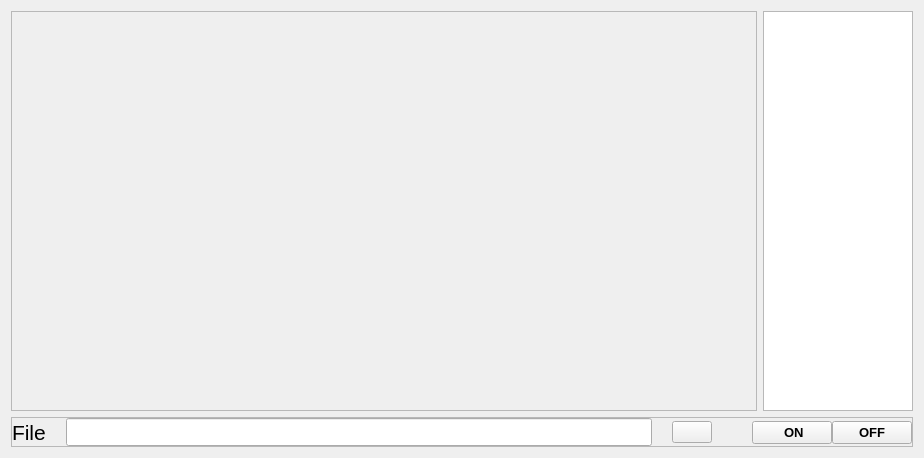
            <widget class="QWidget" name="cameraPage">
             <layout class="QGridLayout" name="gridLayout">
              <item row="0" column="0">
               <widget class="QFrame" name="vCam">
                <property name="minimumSize">
                 <size>
                  <width>580</width>
                  <height>400</height>
                 </size>
                </property>
                <property name="frameShape">
                 <enum>QFrame::StyledPanel</enum>
                </property>
                <property name="frameShadow">
                 <enum>QFrame::Raised</enum>
                </property>
                <layout class="QVBoxLayout" name="verticalLayout_25">
                 <property name="spacing">
                  <number>0</number>
                 </property>
                 <property name="leftMargin">
                  <number>10</number>
                 </property>
                 <property name="topMargin">
                  <number>5</number>
                 </property>
                 <property name="rightMargin">
                  <number>10</number>
                 </property>
                 <property name="bottomMargin">
                  <number>0</number>
                 </property>
                </layout>
               </widget>
              </item>
              <item row="0" column="1">
               <widget class="QListWidget" name="FERview">
                <property name="sizePolicy">
                 <sizepolicy hsizetype="Fixed" vsizetype="Fixed">
                  <horstretch>0</horstretch>
                  <verstretch>0</verstretch>
                 </sizepolicy>
                </property>
                <property name="maximumSize">
                 <size>
                  <width>150</width>
                  <height>400</height>
                 </size>
                </property>
                <property name="font">
                 <font>
                  <pointsize>12</pointsize>
                  <weight>75</weight>
                  <italic>true</italic>
                  <bold>true</bold>
                 </font>
                </property>
                <property name="autoScroll">
                 <bool>true</bool>
                </property>
                <property name="editTriggers">
                 <set>QAbstractItemView::NoEditTriggers</set>
                </property>
               </widget>
              </item>
              <item row="1" column="0" colspan="2">
               <widget class="QFrame" name="frame_12">
                <property name="sizePolicy">
                 <sizepolicy hsizetype="Preferred" vsizetype="Fixed">
                  <horstretch>0</horstretch>
                  <verstretch>0</verstretch>
                 </sizepolicy>
                </property>
                <property name="minimumSize">
                 <size>
                  <width>0</width>
                  <height>0</height>
                 </size>
                </property>
                <property name="maximumSize">
                 <size>
                  <width>16777215</width>
                  <height>30</height>
                 </size>
                </property>
                <property name="frameShape">
                 <enum>QFrame::StyledPanel</enum>
                </property>
                <property name="frameShadow">
                 <enum>QFrame::Raised</enum>
                </property>
                <layout class="QHBoxLayout" name="horizontalLayout_10">
                 <property name="spacing">
                  <number>0</number>
                 </property>
                 <property name="leftMargin">
                  <number>0</number>
                 </property>
                 <property name="topMargin">
                  <number>0</number>
                 </property>
                 <property name="rightMargin">
                  <number>0</number>
                 </property>
                 <property name="bottomMargin">
                  <number>0</number>
                 </property>
                 <item>
                  <widget class="QWidget" name="widget_11" native="true">
                   <property name="sizePolicy">
                    <sizepolicy hsizetype="Maximum" vsizetype="Minimum">
                     <horstretch>0</horstretch>
                     <verstretch>0</verstretch>
                    </sizepolicy>
                   </property>
                   <property name="minimumSize">
                    <size>
                     <width>700</width>
                     <height>0</height>
                    </size>
                   </property>
                   <property name="maximumSize">
                    <size>
                     <width>0</width>
                     <height>30</height>
                    </size>
                   </property>
                   <layout class="QHBoxLayout" name="horizontalLayout_28">
                    <property name="spacing">
                     <number>0</number>
                    </property>
                    <property name="leftMargin">
                     <number>0</number>
                    </property>
                    <property name="topMargin">
                     <number>0</number>
                    </property>
                    <property name="rightMargin">
                     <number>0</number>
                    </property>
                    <property name="bottomMargin">
                     <number>0</number>
                    </property>
                    <item>
                     <widget class="QLabel" name="label_7">
                      <property name="font">
                       <font>
                        <pointsize>16</pointsize>
                       </font>
                      </property>
                      <property name="text">
                       <string>File</string>
                      </property>
                     </widget>
                    </item>
                    <item>
                     <spacer name="horizontalSpacer_49">
                      <property name="orientation">
                       <enum>Qt::Horizontal</enum>
                      </property>
                      <property name="sizeType">
                       <enum>QSizePolicy::Fixed</enum>
                      </property>
                      <property name="sizeHint" stdset="0">
                       <size>
                        <width>20</width>
                        <height>20</height>
                       </size>
                      </property>
                     </spacer>
                    </item>
                    <item>
                     <widget class="QLineEdit" name="camerafilebrowse">
                      <property name="maximumSize">
                       <size>
                        <width>16777215</width>
                        <height>30</height>
                       </size>
                      </property>
                      <property name="font">
                       <font>
                        <pointsize>12</pointsize>
                        <italic>true</italic>
                       </font>
                      </property>
                     </widget>
                    </item>
                    <item>
                     <spacer name="horizontalSpacer_50">
                      <property name="orientation">
                       <enum>Qt::Horizontal</enum>
                      </property>
                      <property name="sizeType">
                       <enum>QSizePolicy::Fixed</enum>
                      </property>
                      <property name="sizeHint" stdset="0">
                       <size>
                        <width>20</width>
                        <height>20</height>
                       </size>
                      </property>
                     </spacer>
                    </item>
                    <item>
                     <widget class="QPushButton" name="camerafilebtn">
                      <property name="text">
                       <string/>
                      </property>
                      <property name="icon">
                       <iconset resource="resources.qrc">
                        <normaloff>:/icons/icons/more-horizontal.svg</normaloff>:/icons/icons/more-horizontal.svg</iconset>
                      </property>
                      <property name="iconSize">
                       <size>
                        <width>25</width>
                        <height>25</height>
                       </size>
                      </property>
                     </widget>
                    </item>
                   </layout>
                  </widget>
                 </item>
                 <item>
                  <spacer name="horizontalSpacer">
                   <property name="orientation">
                    <enum>Qt::Horizontal</enum>
                   </property>
                   <property name="sizeType">
                    <enum>QSizePolicy::Fixed</enum>
                   </property>
                   <property name="sizeHint" stdset="0">
                    <size>
                     <width>40</width>
                     <height>20</height>
                    </size>
                   </property>
                  </spacer>
                 </item>
                 <item>
                  <widget class="QWidget" name="widget_13" native="true">
                   <property name="sizePolicy">
                    <sizepolicy hsizetype="Preferred" vsizetype="Fixed">
                     <horstretch>0</horstretch>
                     <verstretch>0</verstretch>
                    </sizepolicy>
                   </property>
                   <property name="minimumSize">
                    <size>
                     <width>0</width>
                     <height>30</height>
                    </size>
                   </property>
                   <property name="baseSize">
                    <size>
                     <width>0</width>
                     <height>70</height>
                    </size>
                   </property>
                   <layout class="QHBoxLayout" name="horizontalLayout_12">
                    <property name="spacing">
                     <number>0</number>
                    </property>
                    <property name="leftMargin">
                     <number>0</number>
                    </property>
                    <property name="topMargin">
                     <number>0</number>
                    </property>
                    <property name="rightMargin">
                     <number>0</number>
                    </property>
                    <property name="bottomMargin">
                     <number>0</number>
                    </property>
                    <item>
                     <widget class="QPushButton" name="onCambtn">
                      <property name="font">
                       <font>
                        <pointsize>10</pointsize>
                        <weight>75</weight>
                        <bold>true</bold>
                       </font>
                      </property>
                      <property name="layoutDirection">
                       <enum>Qt::LeftToRight</enum>
                      </property>
                      <property name="autoFillBackground">
                       <bool>false</bool>
                      </property>
                      <property name="text">
                       <string> ON</string>
                      </property>
                      <property name="icon">
                       <iconset resource="resources.qrc">
                        <normaloff>:/icons/icons/camera.svg</normaloff>:/icons/icons/camera.svg</iconset>
                      </property>
                      <property name="iconSize">
                       <size>
                        <width>25</width>
                        <height>25</height>
                       </size>
                      </property>
                     </widget>
                    </item>
                    <item>
                     <widget class="QPushButton" name="offCambtn">
                      <property name="font">
                       <font>
                        <pointsize>10</pointsize>
                        <weight>75</weight>
                        <bold>true</bold>
                       </font>
                      </property>
                      <property name="autoFillBackground">
                       <bool>false</bool>
                      </property>
                      <property name="text">
                       <string>OFF</string>
                      </property>
                      <property name="icon">
                       <iconset resource="resources.qrc">
                        <normaloff>:/icons/icons/camera-off.svg</normaloff>:/icons/icons/camera-off.svg</iconset>
                      </property>
                      <property name="iconSize">
                       <size>
                        <width>25</width>
                        <height>25</height>
                       </size>
                      </property>
                     </widget>
                    </item>
                   </layout>
                  </widget>
                 </item>
                </layout>
               </widget>
              </item>
             </layout>
            </widget>
